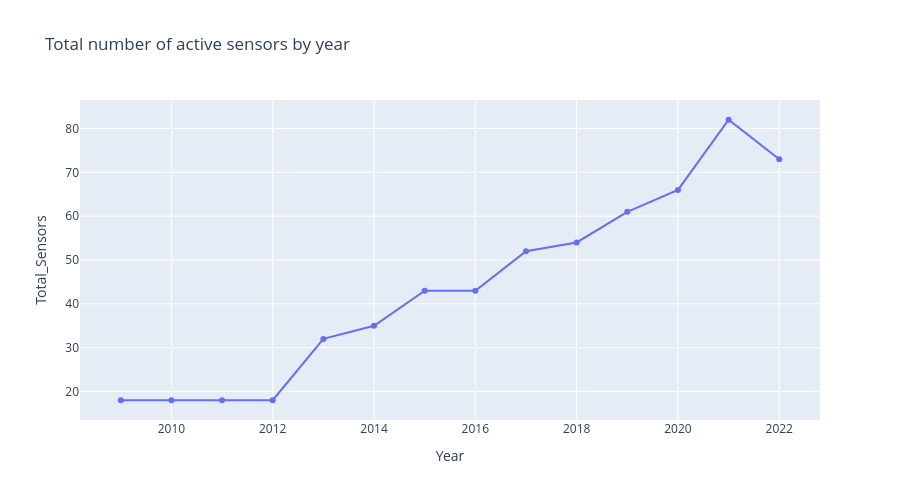

This figure's notebook cell:
### Markdown cell above
To create a figure object that specifies our desired line plot, we'll call the **px.line()** function and pass it to our new dataframe, as well as specify the target columns for the *x* and *y* axes. Additionally, we'll use the marker parameter to configure the line plot so that it includes a marker for each data point, without which our plot would simply be a plain line:

### Code cell
figure = px.line( 
    sensor_years_df, 
    x="Year",
    y="Total_Sensors",
    markers=True,
    height=500,
    title="Total number of active sensors by year"
)

figure

### Figure 1 — Plotly figure (JSON) as saved in the notebook; plotly's stock layout.template omitted (floating-point values rounded to 4 significant figures)
{"data": [{"hovertemplate": "Year=%{x}<br>Total_Sensors=%{y}<extra></extra>", "legendgroup": "", "line": {"color": "#636efa", "dash": "solid"}, "marker": {"symbol": "circle"}, "mode": "lines+markers", "name": "", "orientation": "v", "showlegend": false, "type": "scatter", "x": [2009, 2010, 2011, 2012, 2013, 2014, 2015, 2016, 2017, 2018, 2019, 2020, 2021, 2022], "xaxis": "x", "y": [18, 18, 18, 18, 32, 35, 43, 43, 52, 54, 61, 66, 82, 73], "yaxis": "y"}], "layout": {"height": 500, "legend": {"tracegroupgap": 0}, "title": {"text": "Total number of active sensors by year"}, "xaxis": {"anchor": "y", "domain": [0, 1], "title": {"text": "Year"}}, "yaxis": {"anchor": "x", "domain": [0, 1], "title": {"text": "Total_Sensors"}}}}
